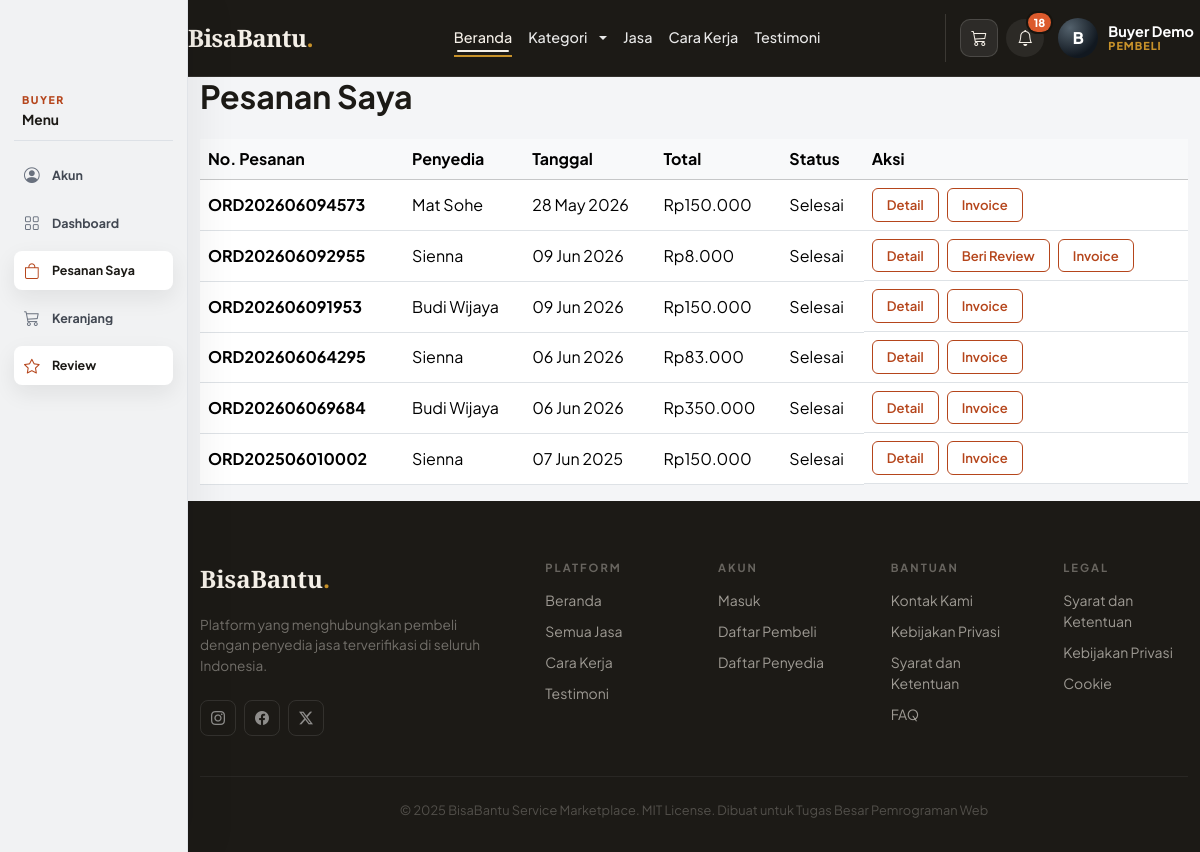
The app's page /index.php?page=orders (signed in) with its own data.
### tables this page shows
CREATE TABLE `orders` (
  `id` int NOT NULL AUTO_INCREMENT,
  `buyer_id` int NOT NULL,
  `provider_id` int NOT NULL,
  `order_number` varchar(20) NOT NULL,
  `total_price` decimal(12,2) NOT NULL,
  `quantity` int NOT NULL DEFAULT '1',
  `service_date` date NOT NULL,
  `service_address` text NOT NULL,
  `status` enum('pending','waiting_payment','paid','accepted','in_progress','completed','cancelled') NOT NULL DEFAULT 'pending',
  `notes` text,
  `created_at` timestamp NOT NULL DEFAULT CURRENT_TIMESTAMP,
  `updated_at` timestamp NOT NULL DEFAULT CURRENT_TIMESTAMP ON UPDATE CURRENT_TIMESTAMP,
  PRIMARY KEY (`id`),
  UNIQUE KEY `order_number` (`order_number`),
  KEY `buyer_id` (`buyer_id`),
  KEY `provider_id` (`provider_id`),
  CONSTRAINT `orders_ibfk_1` FOREIGN KEY (`buyer_id`) REFERENCES `users` (`id`) ON DELETE RESTRICT,
  CONSTRAINT `orders_ibfk_2` FOREIGN KEY (`provider_id`) REFERENCES `users` (`id`) ON DELETE RESTRICT
);

CREATE TABLE `users` (
  `id` int NOT NULL AUTO_INCREMENT,
  `name` varchar(100) NOT NULL,
  `email` varchar(100) NOT NULL,
  `password` varchar(255) NOT NULL,
  `role` enum('buyer','provider','admin') NOT NULL,
  `is_verified` tinyint(1) DEFAULT '0',
  `phone` varchar(20) DEFAULT NULL,
  `address` text,
  `remember_token` varchar(255) DEFAULT NULL,
  `profile_photo` varchar(255) DEFAULT NULL,
  `created_at` timestamp NOT NULL DEFAULT CURRENT_TIMESTAMP,
  `updated_at` timestamp NOT NULL DEFAULT CURRENT_TIMESTAMP ON UPDATE CURRENT_TIMESTAMP,
  PRIMARY KEY (`id`),
  UNIQUE KEY `email` (`email`)
);

### src/models/OrderModel.php (called while the page is built, shortened)
<?php
class OrderModel {
    private $pdo;
    public function __construct($pdo) {
        $this->pdo = $pdo;
    }
    public function getByBuyer($buyer_id) {
        $stmt = $this->pdo->prepare('
            SELECT o.*, u.name as provider_name
            FROM orders o
            JOIN users u ON o.provider_id = u.id
            WHERE o.buyer_id = ?
            ORDER BY o.created_at DESC
        ');
        $stmt->execute([$buyer_id]);
        return $stmt->fetchAll();
    }
}

### src/helpers/functions.php (called while the page is built, shortened)
<?php
function base_url($path = '') {
    $scheme = (!empty($_SERVER['HTTPS']) && $_SERVER['HTTPS'] !== 'off') ? 'https' : 'http';
    $host = $_SERVER['HTTP_HOST'] ?? 'localhost';
    $scriptDir = rtrim(dirname($_SERVER['SCRIPT_NAME']), '/\\');
    $base = $scheme . '://' . $host . $scriptDir;
    return rtrim($base, '/\\') . '/' . ltrim($path, '/\\');
}
function e($value) {
    return htmlspecialchars($value, ENT_QUOTES, 'UTF-8');
}
function format_rupiah($amount) {
    return 'Rp' . number_format((float) $amount, 0, ',', '.');
}
function order_status_info($status) {
    $map = [
        'pending' => ['Menunggu', 'pending'],
        'waiting_payment' => ['Menunggu Bayar', 'pending'],
        'paid' => ['Dibayar', 'active'],
        'accepted' => ['Diterima', 'active'],
        'in_progress' => ['Diproses', 'active'],
        'completed' => ['Selesai', 'verified'],
        'cancelled' => ['Dibatalkan', 'inactive'],
    ];
    return $map[$status] ?? ['Unknown', 'pending'];
}

### src/models/InvoiceModel.php (called while the page is built, shortened)
<?php
class InvoiceModel {
    private $pdo;
    public function __construct($pdo) {
        $this->pdo = $pdo;
    }
    public function getByOrderId($orderId) {
        $stmt = $this->pdo->prepare('SELECT * FROM invoices WHERE order_id = ? ORDER BY id DESC LIMIT 1');
        $stmt->execute([(int) $orderId]);
        return $stmt->fetch();
    }
}

### src/models/ReviewModel.php (called while the page is built, shortened)
<?php
class ReviewModel {
    private $pdo;
    public function __construct($pdo) {
        $this->pdo = $pdo;
    }
    public function checkExists($order_id) {
        $stmt = $this->pdo->prepare('SELECT id FROM reviews WHERE order_id = ?');
        $stmt->execute([$order_id]);
        return $stmt->fetch() ? true : false;
    }
}

### src/views/buyer/orders.php (the view, shortened to what this page needs)
<?php
require_once __DIR__ . '/../../models/OrderModel.php';
require_once __DIR__ . '/../../models/InvoiceModel.php';
require_once __DIR__ . '/../../models/ReviewModel.php';
$orderModel = new OrderModel($pdo);
$invoiceModel = new InvoiceModel($pdo);
$reviewModel = new ReviewModel($pdo);
$paymentModel = new PaymentModel($pdo);
$orders = $orderModel->getByBuyer($_SESSION['user']['id']);
$invoiceAllowedStatuses = ['paid', 'accepted', 'in_progress', 'completed'];
?>
<div class="container">
    <h2 class="fw-bold mb-4">Pesanan Saya</h2>
    <div class="table-responsive">
        <table class="table table-hover align-middle">
            <thead class="table-light">
                <tr>
                    <th>No. Pesanan</th>
                    <th>Penyedia</th>
                    <th>Tanggal</th>
                    <th>Total</th>
                    <th>Status</th>
                    <th>Aksi</th>
                </tr>
            </thead>
            <tbody>
                <?php if (empty($orders)): ?>
                    <tr><td colspan="6" class="text-center text-muted py-4">Belum ada pesanan.</td></tr>
                <?php else: ?>
                    <?php foreach ($orders as $order): ?>
                        <?php [$statusLabel, $statusClass] = order_status_info($order['status']); ?>
                        <?php $invoice = $invoiceModel->getByOrderId($order['id']); ?>
                        <?php $hasPendingPayment = $paymentModel->hasPendingForOrder($order['id']); ?>
                        <tr>
                            <td><strong><?= e($order['order_number']) ?></strong></td>
                            <td><?= e($order['provider_name']) ?></td>
                            <td><?= e(date('d M Y', strtotime($order['service_date']))) ?></td>
                            <td><?= e(format_rupiah($order['total_price'])) ?></td>
                            <td><span class="status-badge <?= e($statusClass) ?>"><?= e($statusLabel) ?></span></td>
                            <td class="d-flex gap-2 flex-wrap">
                                <a href="<?= base_url('index.php?page=order_detail&id=' . (int) $order['id']) ?>" class="btn btn-sm btn-outline-custom">Detail</a>
                                <?php if ($order['status'] === 'waiting_payment' && !$hasPendingPayment): ?>
                                    <a href="<?= base_url('index.php?page=upload_payment&id=' . (int) $order['id']) ?>" class="btn btn-sm btn-primary-custom">Upload Bayar</a>
                                <?php elseif ($order['status'] === 'waiting_payment' && $hasPendingPayment): ?>
                                    <span class="btn btn-sm btn-outline-secondary disabled">Menunggu Verifikasi</span>
                                <?php elseif ($order['status'] === 'completed' && !$reviewModel->checkExists($order['id'])): ?>
                                    <a href="<?= base_url('index.php?page=review_form&order_id=' . (int) $order['id']) ?>" class="btn btn-sm btn-outline-custom">Beri Review</a>
                                <?php endif; ?>
                                <?php if ($invoice || in_array($order['status'], $invoiceAllowedStatuses, true)): ?>
                                    <a href="<?= base_url('index.php?page=invoice&id=' . (int) $order['id']) ?>" class="btn btn-sm btn-outline-custom">Invoice</a>
                                <?php endif; ?>
                            </td>
                        </tr>
                    <?php endforeach; ?>
                <?php endif; ?>
            </tbody>
        </table>
    </div>
</div>

### src/assets/css/main.css (style rules this page uses)
:root { --cream: #F5F0E8; --warm-100: #EDE5D0; --warm-200: #D4C4A0; --ink: #1C1A16; --ink-60: #5A5548; --ink-30: #9D9488; --accent: #B5451B; --accent-lt: #F0E4DE; --gold: #C8922A; --gold-lt: #FBF3E0; --orange-primary: var(--accent); --orange-dark: #9a3615; --orange-light: var(--accent-lt); --orange-soft: var(--gold-lt); --text-dark: var(--ink); --text-muted: var(--ink-60); }
body { min-height: 100vh; display: flex; flex-direction: column; font-family: 'Plus Jakarta Sans', system-ui, sans-serif; color: var(--ink); background-color: var(--cream); }
html { min-height: 100%; }
body.has-role-sidebar { padding-left: 188px; background: #f4f5f7; }
.btn-outline-custom { border: 1px solid var(--gold); color: var(--gold); border-radius: 8px; padding: 7px 18px; font-size: 0.875rem; font-weight: 600; background: transparent; transition: all 0.2s; }
.table-responsive { scrollbar-width: thin; scrollbar-color: rgba(181, 69, 27, 0.42) rgba(28, 26, 22, 0.06); }
.btn-outline-custom, .btn-primary-custom, .btn-login, .btn-register, .search-box button, .filter-pill, .link-accent, .auth-btn-submit, .auth-btn-outline, .auth-btn-google, .auth-modal-close, .auth-tab, .auth-role-card, .social-btn { transition: transform 0.22s ease, box-shadow 0.22s ease, background-color 0.22s ease, border-color 0.22s ease, color 0.22s ease; }
html, body { max-width: 100%; overflow-x: clip; }

### src/assets/css/auth-modal.css (style rules this page uses)
:root { --auth-accent: #B5451B; --auth-accent-dark: #9a3615; --auth-accent-soft: #F0E4DE; --auth-accent-border: #D4C4A0; --auth-gold: #C8922A; --auth-gold-soft: #FBF3E0; --font-sans: 'Plus Jakarta Sans', system-ui, sans-serif; --color-text-primary: #1C1A16; --color-text-secondary: #6b7280; --color-text-tertiary: #9ca3af; --color-background-primary: #fff; --color-background-secondary: #f9fafb; --color-background-tertiary: #f3f4f6; --color-border-secondary: #e5e7eb; --color-border-tertiary: #f3f4f6; --border-radius-md: 8px; --border-radius-xl: 16px; }

### src/assets/css/animations.css (style rules this page uses)
:root { --bb-motion-fast: 180ms; --bb-motion-base: 320ms; --bb-motion-slow: 480ms; --bb-motion-ease: cubic-bezier(.22, 1, .36, 1); --bb-motion-shadow: 0 18px 45px rgba(15, 23, 42, .14); --bb-focus-glow: 0 0 0 .22rem rgba(37, 99, 235, .16); }
html { scroll-behavior: smooth; }
body { opacity: 1; }
body.page-enter { transition: opacity var(--bb-motion-base) var(--bb-motion-ease), transform var(--bb-motion-base) var(--bb-motion-ease); will-change: opacity, transform; }
body.page-enter.loaded { opacity: 1; transform: translate3d(0, 0, 0); }
.animate-on-scroll { opacity: 0; transition: opacity var(--bb-motion-slow) var(--bb-motion-ease), transform var(--bb-motion-slow) var(--bb-motion-ease); transition-delay: var(--bb-stagger-delay, 0ms); will-change: opacity, transform; }
.animate-on-scroll.zoom-in { transform: scale(.96); }
.animate-on-scroll.in-view { opacity: 1; transform: translate3d(0, 0, 0) scale(1); }
.btn, button, [type="button"], [type="submit"], .cart-nav-btn, .header-icon-btn, .social-btn, .role-sidebar-nav a, .profile-dropdown-item { position: relative; overflow: hidden; transition: transform var(--bb-motion-fast) var(--bb-motion-ease), box-shadow var(--bb-motion-fast) var(--bb-motion-ease), border-color var(--bb-motion-fast) ease, background-color var(--bb-motion-fast) ease, color var(--bb-motion-fast) ease; }
.table { animation: bb-fade-up var(--bb-motion-slow) var(--bb-motion-ease) both; }
.table tbody tr { transition: background-color var(--bb-motion-fast) ease; }

### src/assets/css/dashboard_buyer.css (style rules this page uses)
.btn-outline-custom { background-color: white; color: var(--orange-primary); border-color: var(--orange-primary); }
.btn-sm { padding: 6px 14px; font-size: 0.82rem; border-radius: 6px; }

### records on screen
orders: order_number "ORD202606094573", provider.name "Mat Sohe", service_date "28 May 2026", total_price "Rp150.000", statusLabel "Selesai"
orders: order_number "ORD202606092955", provider.name "Sienna", service_date "09 Jun 2026", total_price "Rp8.000", statusLabel "Selesai"
orders: order_number "ORD202606091953", provider.name "Budi Wijaya", service_date "09 Jun 2026", total_price "Rp150.000", statusLabel "Selesai"
orders: order_number "ORD202606064295", provider.name "Sienna", service_date "06 Jun 2026", total_price "Rp83.000", statusLabel "Selesai"
orders: order_number "ORD202606069684", provider.name "Budi Wijaya", service_date "06 Jun 2026", total_price "Rp350.000", statusLabel "Selesai"
orders: order_number "ORD202506010002", provider.name "Sienna", service_date "07 Jun 2025", total_price "Rp150.000", statusLabel "Selesai"

### other values on screen
count($unreadNotifications) "18"
$userInitial "B"
$userName "Buyer Demo"
$roleLabel "PEMBELI"
$roleShortLabel "BUYER"
$item['label'] "Akun"
$item['label'] "Dashboard"
$item['label'] "Pesanan Saya"
$item['label'] "Keranjang"
$item['label'] "Review"
